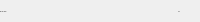
              <widget class="QFrame" name="bottomBar">
               <property name="minimumSize">
                <size>
                 <width>0</width>
                 <height>22</height>
                </size>
               </property>
               <property name="maximumSize">
                <size>
                 <width>16777215</width>
                 <height>22</height>
                </size>
               </property>
               <property name="frameShape">
                <enum>QFrame::NoFrame</enum>
               </property>
               <property name="frameShadow">
                <enum>QFrame::Raised</enum>
               </property>
               <layout class="QHBoxLayout" name="horizontalLayout_5">
                <property name="spacing">
                 <number>0</number>
                </property>
                <property name="leftMargin">
                 <number>0</number>
                </property>
                <property name="topMargin">
                 <number>0</number>
                </property>
                <property name="rightMargin">
                 <number>0</number>
                </property>
                <property name="bottomMargin">
                 <number>0</number>
                </property>
                <item>
                 <widget class="QLabel" name="writerLabel">
                  <property name="maximumSize">
                   <size>
                    <width>16777215</width>
                    <height>16</height>
                   </size>
                  </property>
                  <property name="font">
                   <font>
                    <family>SimHei</family>
                    <pointsize>-1</pointsize>
                    <italic>false</italic>
                    <bold>false</bold>
                   </font>
                  </property>
                  <property name="text">
                   <string>By: Han Yufan</string>
                  </property>
                  <property name="alignment">
                   <set>Qt::AlignLeading|Qt::AlignLeft|Qt::AlignVCenter</set>
                  </property>
                 </widget>
                </item>
                <item>
                 <spacer name="horizontalSpacer_4">
                  <property name="orientation">
                   <enum>Qt::Horizontal</enum>
                  </property>
                  <property name="sizeHint" stdset="0">
                   <size>
                    <width>40</width>
                    <height>20</height>
                   </size>
                  </property>
                 </spacer>
                </item>
                <item>
                 <widget class="QLabel" name="version">
                  <property name="font">
                   <font>
                    <family>SimHei</family>
                    <pointsize>-1</pointsize>
                    <italic>false</italic>
                    <bold>false</bold>
                   </font>
                  </property>
                  <property name="text">
                   <string>v1.0</string>
                  </property>
                  <property name="alignment">
                   <set>Qt::AlignRight|Qt::AlignTrailing|Qt::AlignVCenter</set>
                  </property>
                 </widget>
                </item>
                <item>
                 <widget class="QFrame" name="frame_size_grip">
                  <property name="minimumSize">
                   <size>
                    <width>20</width>
                    <height>0</height>
                   </size>
                  </property>
                  <property name="maximumSize">
                   <size>
                    <width>20</width>
                    <height>16777215</height>
                   </size>
                  </property>
                  <property name="frameShape">
                   <enum>QFrame::NoFrame</enum>
                  </property>
                  <property name="frameShadow">
                   <enum>QFrame::Raised</enum>
                  </property>
                 </widget>
                </item>
               </layout>
              </widget>
